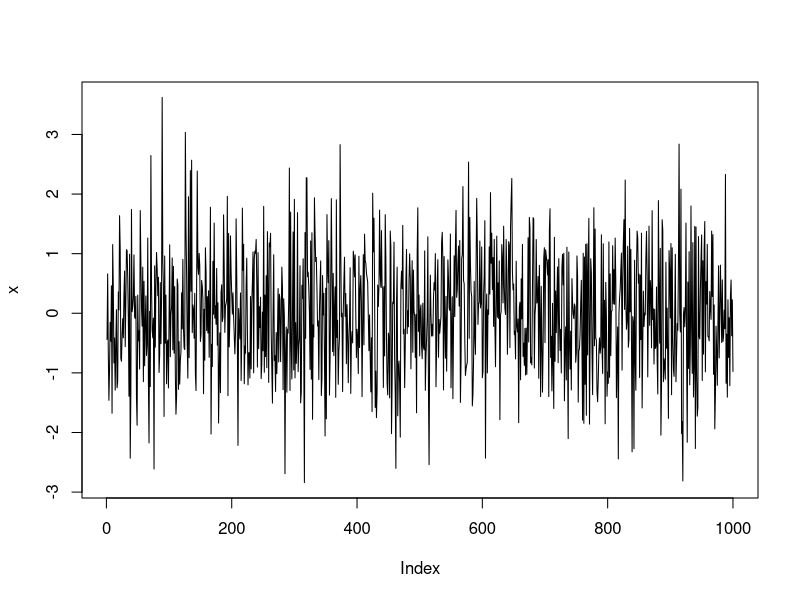

Write the R code that produced this figure.
## ---- chunk 1
# simulando uma VA com distribuição normal padrão
x <-rnorm(1000)

# gráfico de linha da varável simulada
plot(x, type ="l")
